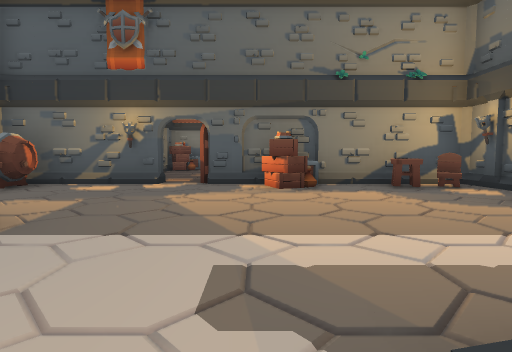
[1] (above)

12 first-person views from a walk through a level from a Godot 3-D game. The camera is 1.2 m above the floor, tilts 4° down and sees 80° across. The floor is counted in squares, 2 m on a side. Each view is taken from the middle of a square. On the plan, view 1 faces up. The plan holds only what a view shows up to about 9 squares ahead; the rest is blank. The place goes on beyond the plan.

[2]
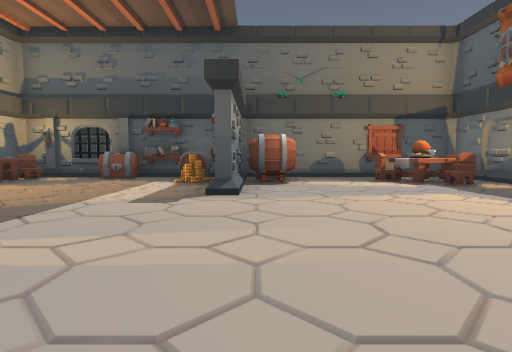

[3]
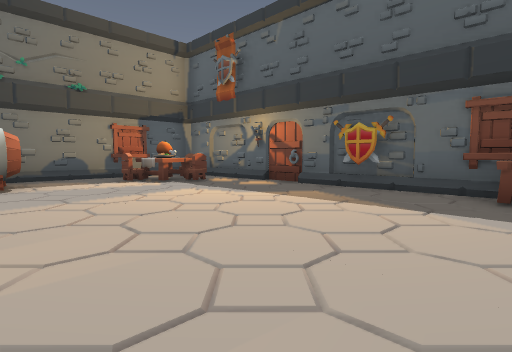

[4]
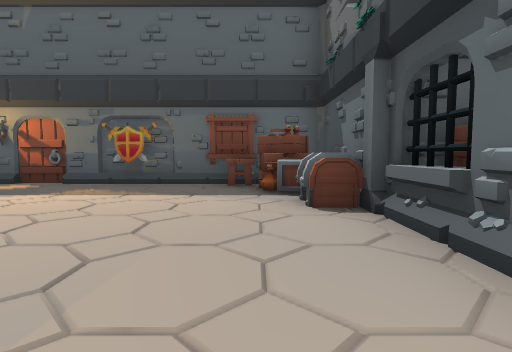

[5]
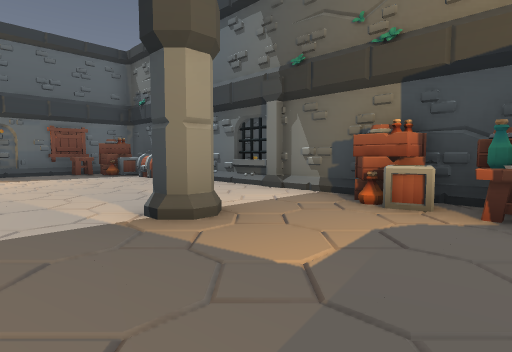

[6]
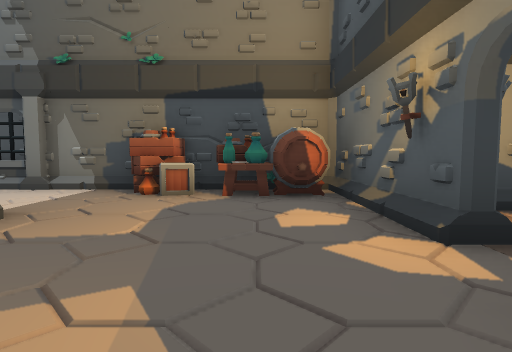

[7]
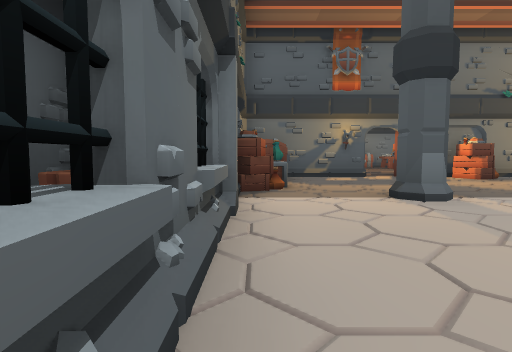

[8]
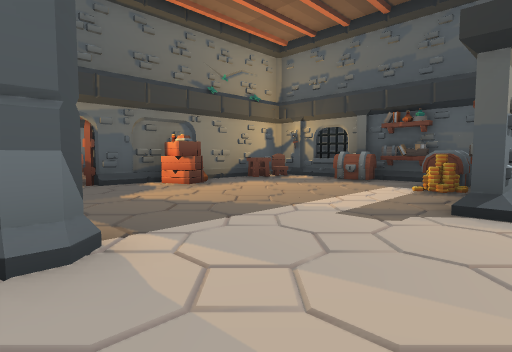

[9]
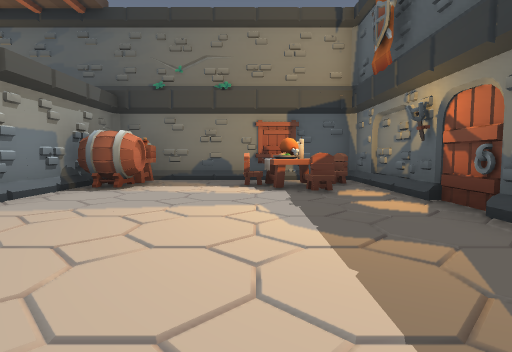

[10]
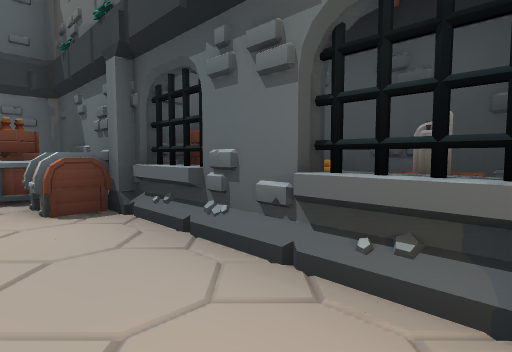

[11]
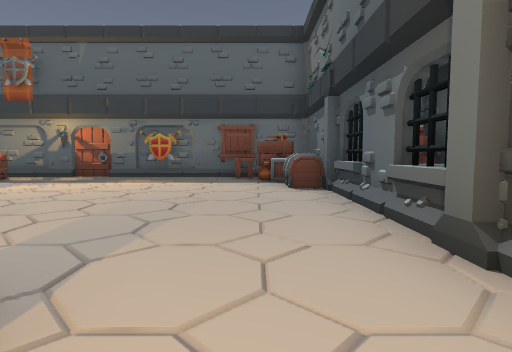

[12]
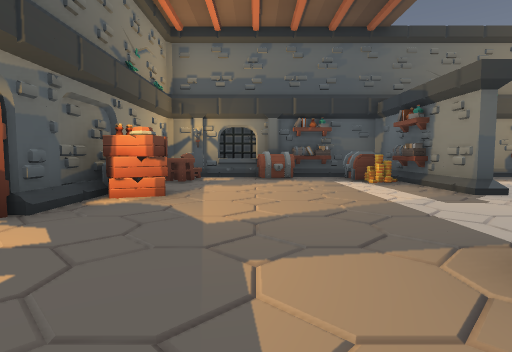

### Floor plan
Points are (right, up) in squares from view 1. A wall is a line through its corners. A room is listed if a view was taken in it or the views show most of it. See-through windows are left out.
Room 1 (views 1, 2, 3, 4, 5, 6, 7, 8, 9, 10, 11, 12)
walls: (0.6, 0.6) (2.5, 0.6); (1.9, 0.9) (2.4, 0.9); (3, -0.8) (2.4, -0.8); (-5.4, 0.9) (-5.4, 0.4); (3.4, 0.6) (4.4, 0.6) (4.4, 2.6); (4, 0.4) (0.6, 0.4); (4.1, 1.9) (4.1, 2.5); (4.1, 1.9) (4.1, 2.4); (-0.6, 6.4) (-1.1, 6.4); (-4.7, 5) (-4.7, 4.5); (-2, 6.4) (-5.2, 6.4); (-6.8, 1) (-6.8, -2.2); (-4.3, 6) (-4.3, 4.5); (-1.6, -5.1) (-1.2, -5.1); (-1.7, -5.1) (-1.1, -5.1); (-1.8, -5.1) (-1.1, -5.1); (4.4, 4) (4.4, 6.4) (1.4, 6.4); (4.3, 4.2) (4.5, 4.6) (4.4, 4.8); (-1.8, -5.2) (-1.2, -5); (-5.4, 5.5) (-5.4, 1.2); (-1.2, -5.4) (4.4, -5.4) (4.4, 0.3); (4.9, 4) (4.9, 5.3); (-5.4, -4.4) (-5.4, -5.4) (-1.4, -5.4)
low walls: (3.9, -0.8) (3.2, -0.8); (-4.9, 5.1) (-4.9, 4.6); (-4.5, 6.1) (-4.5, 5.2)
objects: crate (-6, -2); other object (-6, -1); table (-6, 0); crate (-5, -4) to (-4, -4); chest (-5, -3); candle (-5, 0); crate (-5, 3) to (-5, 4); table (-4, -5); pillar (-3, 2); crate (0, 6) to (1, 6); chair (2, -4); chair (3, -5); other object (3, -4); chair (3, -3); chest (3, 1); coin (3, 2); table (3, 6); chest (4, 3) to (4, 4); chair (4, 6)

Positions as (right, up) in squares from view 1, and headings:
1: (0, 0), facing up
2: (-4, 0), facing right
3: (-4, 0), facing down-right
4: (-4, 1), facing down
5: (-1, 5), facing down-left
6: (0, 5), facing left
7: (-5, -2), facing up
8: (-3, 0), facing up-right
9: (-3, -3), facing right
10: (-4, 1), facing down-left
11: (-4, 3), facing down
12: (-4, 4), facing right
